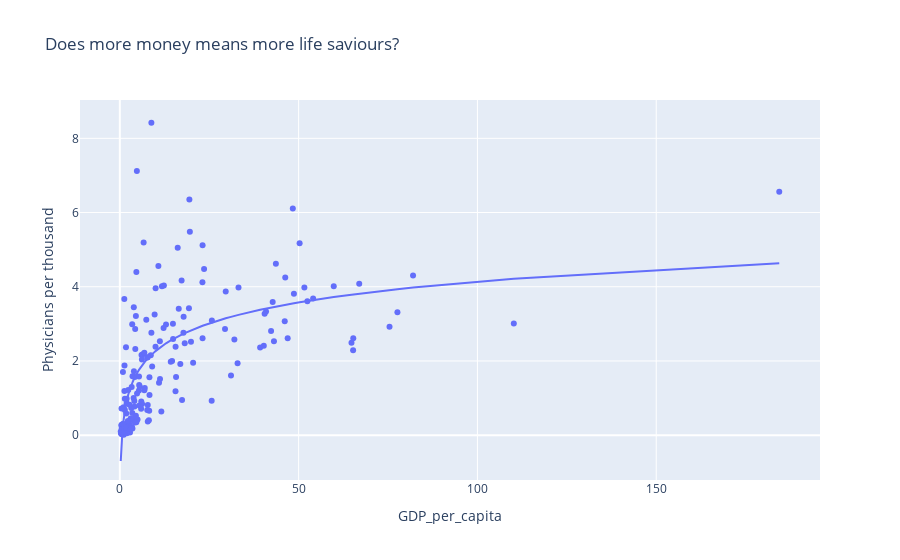

Notebook code for this chart:
### Markdown cell above
### Physicians per thousand vs Life Expectancy

Physicians per thousand show the image of a countries health infrastructure and life expectancy increases with more physicians per thousand.

### Code cell
fig = px.scatter(df, x="GDP_per_capita", y="Physicians per thousand",
                 trendline="ols", trendline_options=dict(log_x=True),
                 title="Does more money means more life saviours? ", hover_name="Country")
fig.show()

### Figure 1 — Plotly figure (JSON) as saved in the notebook; plotly's stock layout.template omitted (floating-point values rounded to 4 significant figures; data arrays with more than 128 entries replaced by an {"elided": "..."} marker saying what was removed)
{"data": [{"hovertemplate": "<b>%{hovertext}</b><br><br>GDP_per_capita=%{x}<br>Physicians per thousand=%{y}<extra></extra>", "hovertext": {"elided": "193 str values"}, "legendgroup": "", "marker": {"color": "#636efa", "symbol": "circle"}, "mode": "markers", "name": "", "orientation": "v", "showlegend": false, "type": "scatter", "x": {"elided": "193 float values"}, "xaxis": "x", "y": {"elided": "193 float values"}, "yaxis": "y"}, {"hovertemplate": "<b>OLS trendline</b><br>Physicians per thousand = 1.87213 * log10(GDP_per_capita) + 0.394383<br>R<sup>2</sup>=0.486339<br><br>GDP_per_capita=%{x}<br>Physicians per thousand=%{y} <b>(trend)</b><extra></extra>", "legendgroup": "", "marker": {"color": "#636efa", "symbol": "circle"}, "mode": "lines", "name": "", "showlegend": false, "type": "scatter", "x": {"elided": "186 float values"}, "xaxis": "x", "y": {"elided": "186 float values"}, "yaxis": "y"}], "layout": {"legend": {"tracegroupgap": 0}, "title": {"text": "Does more money means more life saviours? "}, "xaxis": {"anchor": "y", "domain": [0, 1], "title": {"text": "GDP_per_capita"}}, "yaxis": {"anchor": "x", "domain": [0, 1], "title": {"text": "Physicians per thousand"}}}}
